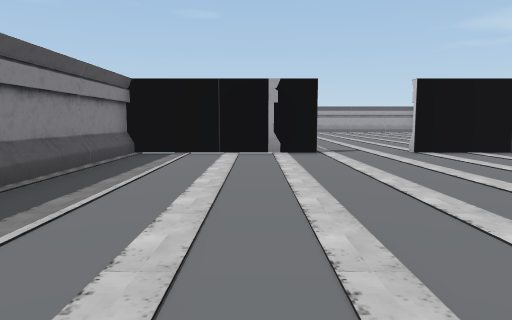
[1] (above)

12 first-person views from a walk through a 3-D level made in the Unity game engine. The camera is 1.3 m above the floor, tilts 6° down and sees 70° across. The floor is counted in squares, 2 m on a side. Each view is taken from the middle of a square. On the plan, view 1 faces up. The plan holds only what a view shows up to about 11 squares ahead; the rest is blank. The place goes on beyond the plan. Some animated figures are left out. Door leaves are left out, so doorways stand open.

[2]
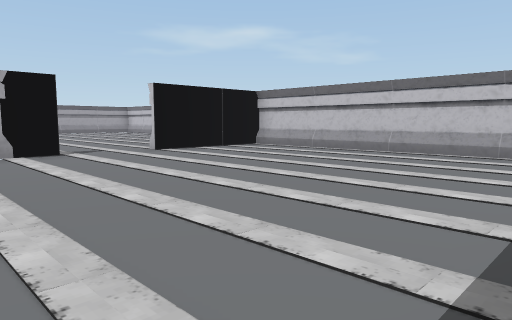

[3]
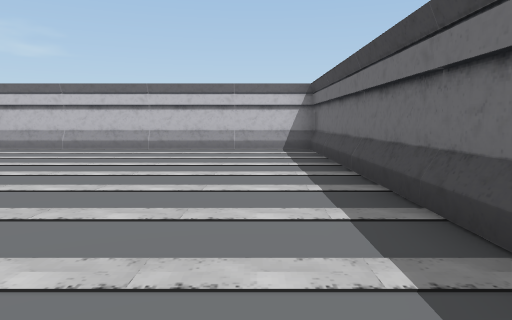

[4]
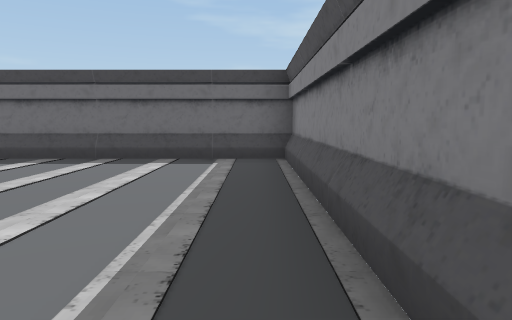

[5]
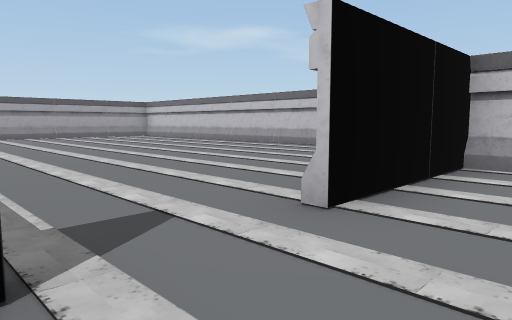

[6]
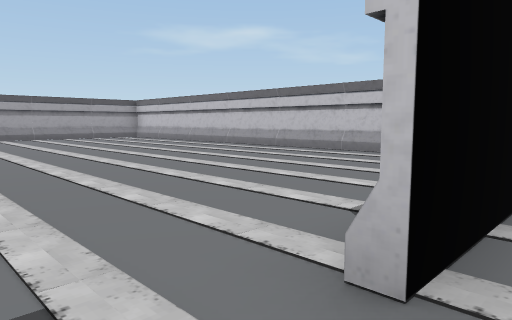

[7]
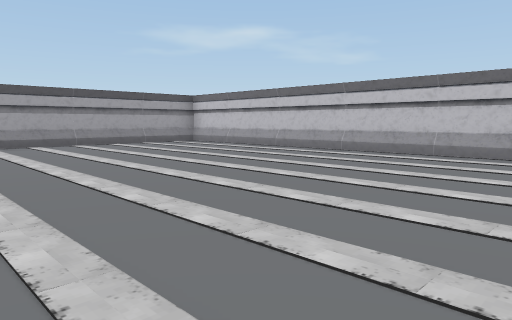

[8]
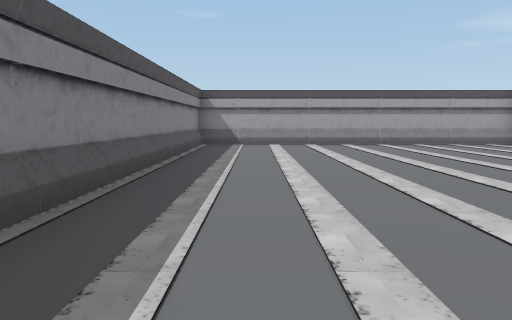

[9]
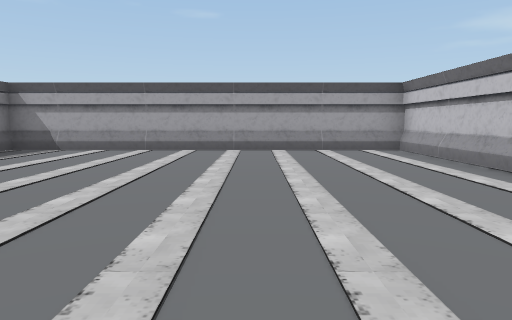

[10]
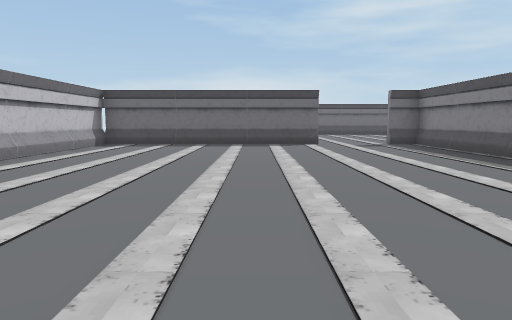

[11]
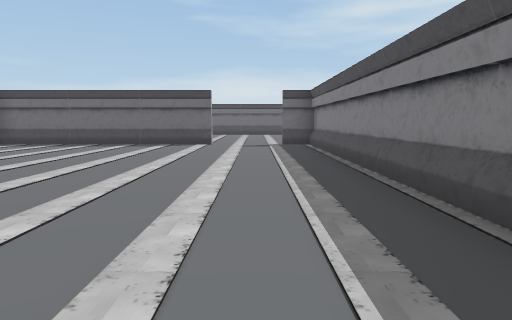

[12]
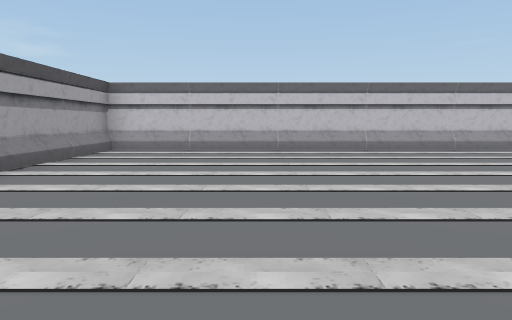

### Floor plan
Ten units are one square. View 1 is at (0, 0); x grows to the right and y downward. Boxes are objects, and circles mark ways between rooms. Rooms are numbered by the first view taken in them; rooms with no view inside come last. Other rooms are left out.
<svg viewBox="-31 -219 130 228">
<path fill="none" stroke="#000" d="M14 -75 -26 -75 -26 4 66 4 66 -75 31 -75M31 -76 94 -76 94 -214 4 -214 4 -76 13 -76"/>
<circle cx="25" cy="-80" r="3" fill="#2a7"/>
<text x="20" y="-40">1</text>
<text x="50" y="-150">2</text>
</svg>
Room 1 opens to room 2.

Where each view was taken, in squares from view 1:
view 1: 0 up, 0 right, facing up
view 2: 0 up, 1 left, facing up-right
view 3: 1 up, 2 left, facing right
view 4: 6 up, 2 left, facing down
view 5: 6 up, 1 right, facing up-right
view 6: 7 up, 2 right, facing up-right
view 7: 11 up, 2 right, facing up-right
view 8: 11 up, 2 right, facing up
view 9: 13 up, 6 right, facing up
view 10: 18 up, 5 right, facing down
view 11: 18 up, 2 right, facing down
view 12: 18 up, 1 right, facing right
